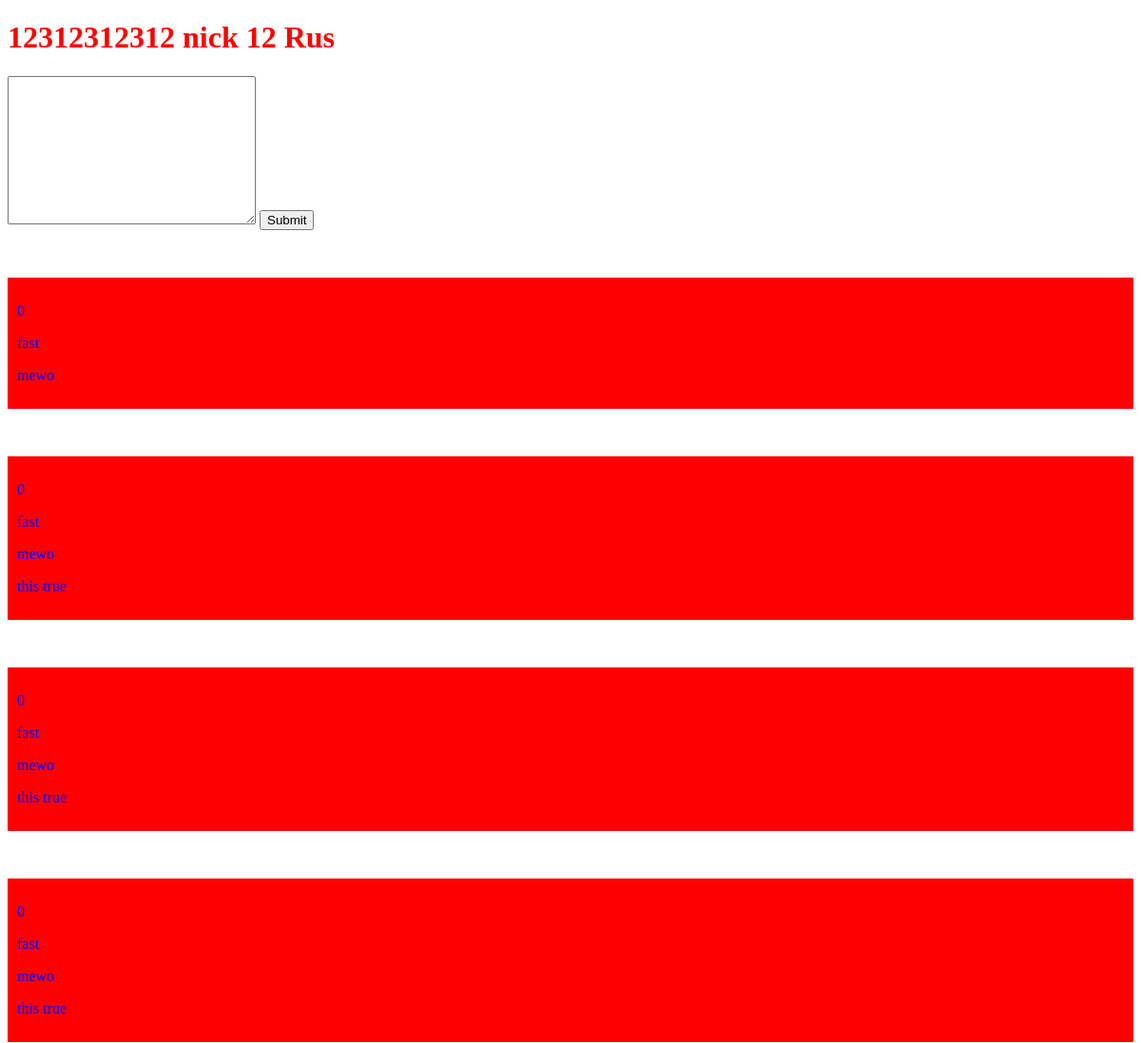
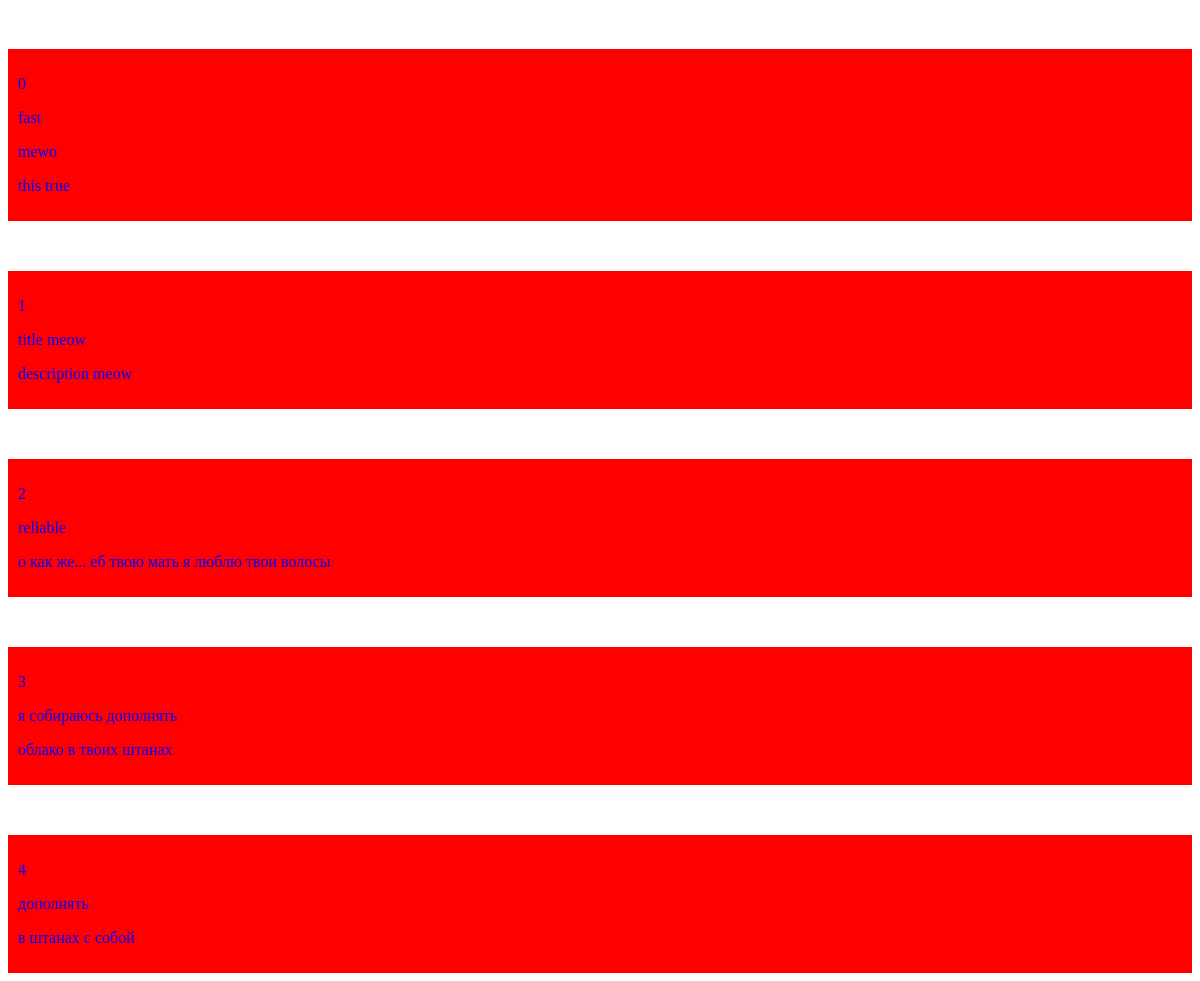
The page / on the database its author committed (2 pictures, top to bottom).
### myapp/models.py (models this page shows)
class Feature(models.Model):
	name = models.CharField(max_length=100)
	details = models.CharField(max_length=500)
	is_true: bool

### myapp/views.py (the view)
# urls.py: path('', views.index, name='index'),
def index(request):
	feature1 = Feature()
	feature1.id = 0
	feature1.name = 'fast'
	feature1.details = 'mewo'
	feature1.is_true = True
	lists = [
		feature1,
		feature1,
		feature1,
		feature1
	]
	testfrombd = Feature.objects.all()
	context = {
		'name': 'nick',
		'age': '12',
		'nationality': 'Rus',
		'feature': feature1,
		'features': lists,
		'testfrombd': testfrombd
	}
	return render(request, 'index.html', context)

### templates/index.html (shortened to what this page needs)
{% load static %}
<!DOCTYPE html>
<html lang="en">
<head>
	<link rel="stylesheet" href="{% static 'style.css' %}" >
</head>
<body>
	<h1>12312312312
		{{name}}
		{{age}}
		{{nationality}}
	</h1>
	<form method="POST" action="counter">
		<textarea name="words" id="" cols="30" rows="10">
		</textarea>
		<input type="submit">
	</form>
	<div class="card">
		<p>{{feature.id}}</p>
		<p>{{feature.name}}</p>
		<p>{{feature.details}}</p>
	</div>
	{% for feature in features %}
		<div class="card">
			<p>{{feature.id}}</p>
			<p>{{feature.name}}</p>
			<p>{{feature.details}}</p>
			{% if feature.is_true == True %}
				<p>this true</p>
			{% else %}
				<p>this false</p>
			{% endif%}
		</div>
	{% endfor %}
	{% for testfrombditem in testfrombd %}
		<div class="card">
			<p>{{testfrombditem.id}}</p>
			<p>{{testfrombditem.name}}</p>
			<p>{{testfrombditem.details}}</p>
		</div>
	{% endfor %}
</body>
</html>

### static/style.css (style rules this page uses)
h1 { color: red; }
p { color: blue; }
.card { margin-top: 50px; background-color: red; color: #fff; padding: 10px; border: 10px; }

### rows shown on the page
Feature: id "1", name "title meow", details "description meow"
Feature: id "2", name "reliable", details "о как же... еб твою мать я люблю твои волосы"
Feature: id "3", name "я собираюсь дополнять", details "облако в твоих штанах"
Feature: id "4", name "дополнять", details "в штанах с собой"

### other values the page prints
{{ name }} "nick"
{{ age }} "12"
{{ nationality }} "Rus"
